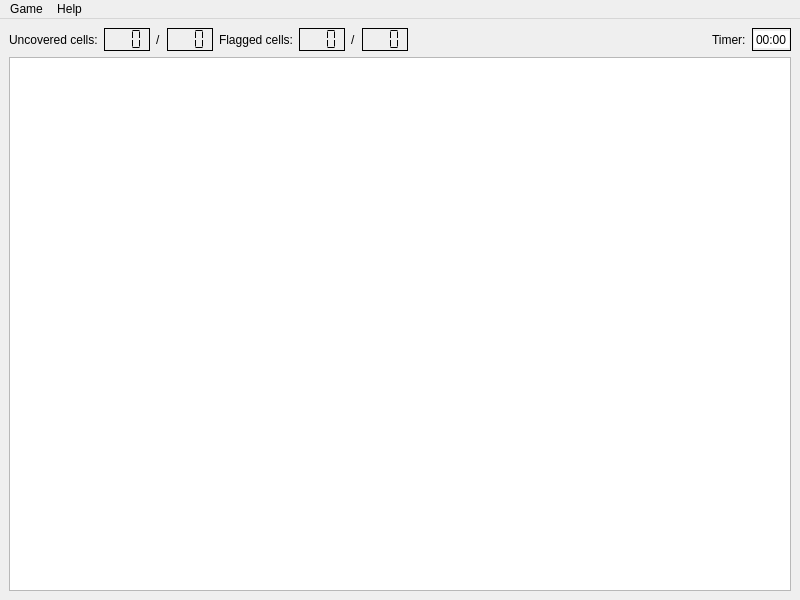
<?xml version="1.0" encoding="UTF-8"?>
<ui version="4.0">
 <class>MinesweeperWindow</class>
 <widget class="QMainWindow" name="MinesweeperWindow">
  <property name="geometry">
   <rect>
    <x>0</x>
    <y>0</y>
    <width>800</width>
    <height>600</height>
   </rect>
  </property>
  <property name="windowTitle">
   <string>MainWindow</string>
  </property>
  <widget class="QWidget" name="centralwidget">
   <layout class="QGridLayout" name="gridLayout">
    <item row="2" column="0">
     <widget class="QTableWidget" name="tableWidget">
      <property name="cursor" stdset="0">
       <cursorShape>PointingHandCursor</cursorShape>
      </property>
     </widget>
    </item>
    <item row="0" column="0">
     <layout class="QHBoxLayout" name="horizontalLayout">
      <item>
       <widget class="QLabel" name="label_cellsUncovered">
        <property name="text">
         <string>Uncovered cells:</string>
        </property>
       </widget>
      </item>
      <item>
       <widget class="QLCDNumber" name="lcdNumber_cellsUncovered">
        <property name="frameShadow">
         <enum>QFrame::Plain</enum>
        </property>
        <property name="digitCount">
         <number>3</number>
        </property>
        <property name="segmentStyle">
         <enum>QLCDNumber::Flat</enum>
        </property>
       </widget>
      </item>
      <item>
       <widget class="QLabel" name="label_1">
        <property name="text">
         <string>/</string>
        </property>
       </widget>
      </item>
      <item>
       <widget class="QLCDNumber" name="lcdNumber_cellsNotMined">
        <property name="frameShadow">
         <enum>QFrame::Plain</enum>
        </property>
        <property name="digitCount">
         <number>3</number>
        </property>
        <property name="segmentStyle">
         <enum>QLCDNumber::Flat</enum>
        </property>
       </widget>
      </item>
      <item>
       <widget class="QLabel" name="label_cellsFlagged">
        <property name="text">
         <string>Flagged cells:</string>
        </property>
       </widget>
      </item>
      <item>
       <widget class="QLCDNumber" name="lcdNumber_cellsFlagged">
        <property name="frameShadow">
         <enum>QFrame::Plain</enum>
        </property>
        <property name="digitCount">
         <number>3</number>
        </property>
        <property name="segmentStyle">
         <enum>QLCDNumber::Flat</enum>
        </property>
       </widget>
      </item>
      <item>
       <widget class="QLabel" name="label_2">
        <property name="text">
         <string>/</string>
        </property>
       </widget>
      </item>
      <item>
       <widget class="QLCDNumber" name="lcdNumber_cellsMined">
        <property name="frameShadow">
         <enum>QFrame::Plain</enum>
        </property>
        <property name="digitCount">
         <number>3</number>
        </property>
        <property name="segmentStyle">
         <enum>QLCDNumber::Flat</enum>
        </property>
       </widget>
      </item>
      <item>
       <spacer name="horizontalSpacer">
        <property name="orientation">
         <enum>Qt::Horizontal</enum>
        </property>
        <property name="sizeHint" stdset="0">
         <size>
          <width>40</width>
          <height>20</height>
         </size>
        </property>
       </spacer>
      </item>
      <item>
       <widget class="QLabel" name="label_timer">
        <property name="text">
         <string>Timer:</string>
        </property>
       </widget>
      </item>
      <item>
       <widget class="QFrame" name="frame_timer">
        <property name="frameShape">
         <enum>QFrame::Box</enum>
        </property>
        <property name="frameShadow">
         <enum>QFrame::Plain</enum>
        </property>
        <layout class="QVBoxLayout" name="verticalLayout_2">
         <property name="leftMargin">
          <number>1</number>
         </property>
         <property name="topMargin">
          <number>1</number>
         </property>
         <property name="rightMargin">
          <number>1</number>
         </property>
         <property name="bottomMargin">
          <number>1</number>
         </property>
         <item>
          <widget class="QTimeEdit" name="timeEdit_timer">
           <property name="frame">
            <bool>false</bool>
           </property>
           <property name="readOnly">
            <bool>true</bool>
           </property>
           <property name="buttonSymbols">
            <enum>QAbstractSpinBox::NoButtons</enum>
           </property>
           <property name="displayFormat">
            <string>mm:ss</string>
           </property>
          </widget>
         </item>
        </layout>
       </widget>
      </item>
     </layout>
    </item>
   </layout>
  </widget>
  <widget class="QMenuBar" name="menubar">
   <property name="geometry">
    <rect>
     <x>0</x>
     <y>0</y>
     <width>800</width>
     <height>22</height>
    </rect>
   </property>
   <widget class="QMenu" name="menu_settings">
    <property name="title">
     <string>Game</string>
    </property>
    <addaction name="action_startNewGame"/>
    <addaction name="separator"/>
    <addaction name="action_settings"/>
   </widget>
   <widget class="QMenu" name="menu_help">
    <property name="title">
     <string>Help</string>
    </property>
    <addaction name="action_aboutProgram"/>
   </widget>
   <addaction name="menu_settings"/>
   <addaction name="menu_help"/>
  </widget>
  <action name="action_startNewGame">
   <property name="text">
    <string>Start new game</string>
   </property>
  </action>
  <action name="action_settings">
   <property name="text">
    <string>Settings</string>
   </property>
  </action>
  <action name="action_aboutProgram">
   <property name="text">
    <string>About program</string>
   </property>
  </action>
 </widget>
 <tabstops>
  <tabstop>tableWidget</tabstop>
 </tabstops>
 <resources/>
 <connections/>
</ui>
